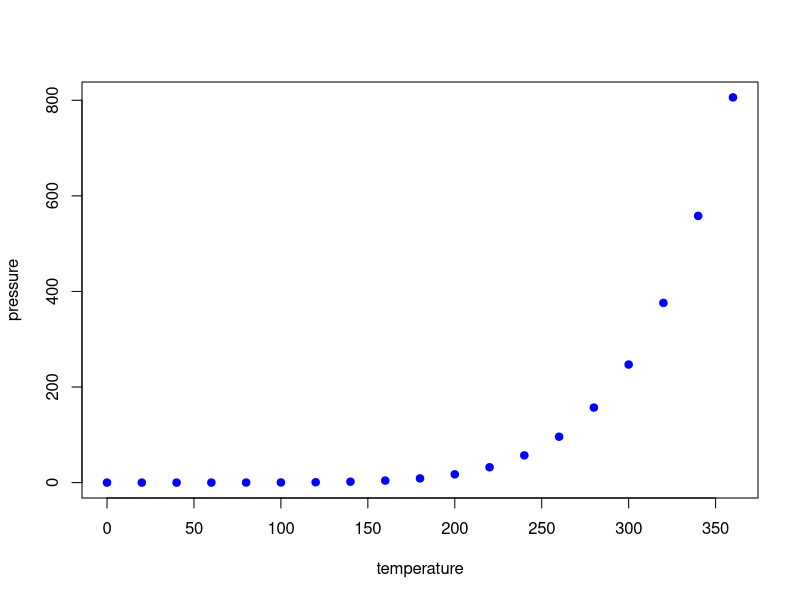

Reproduce this figure in R.
## ---- chunk 1
knitr::opts_chunk$set(echo = TRUE, comment=NA)
## ---- chunk 2
summary(cars)
## ---- chunk 3
plot(pressure,col="blue",pch=19)

## ---- chunk 4
knitr::include_url("https://www.tasteofhome.com/recipes/best-ever-fried-chicken/")


